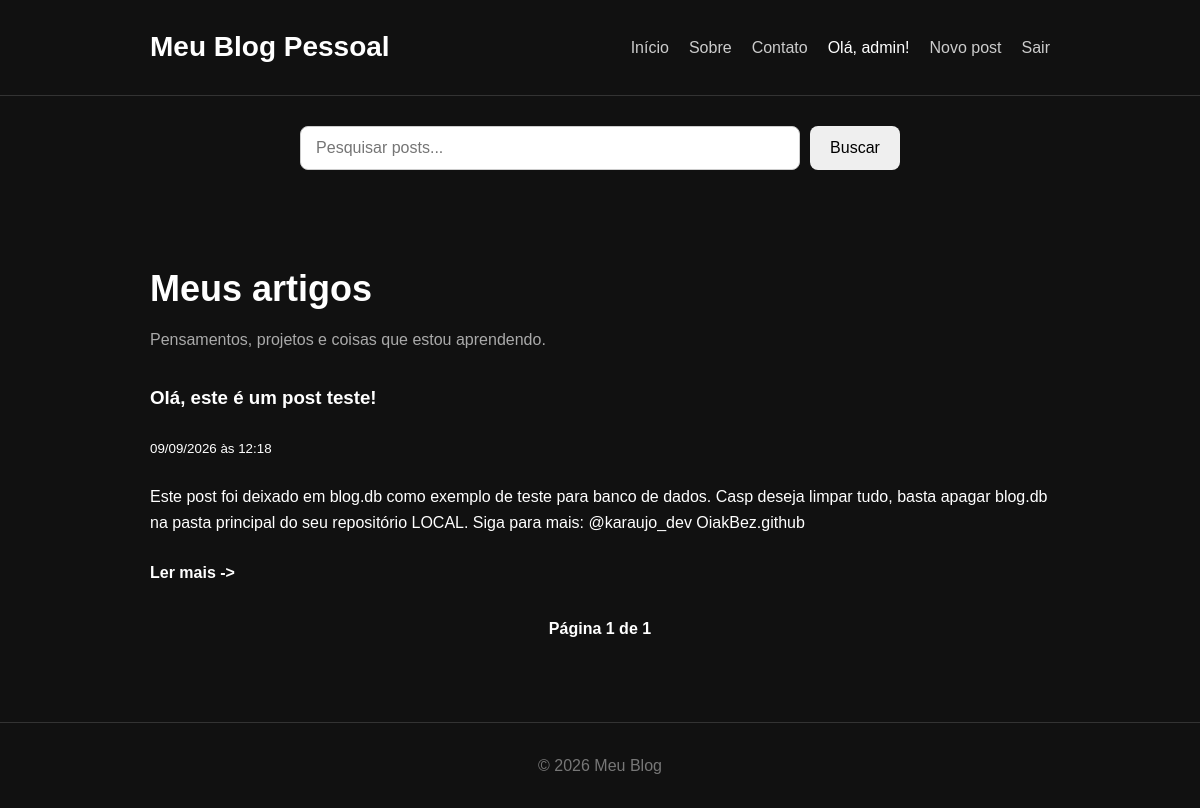
The page / (signed in) on the database its author committed.
### tables this page shows
CREATE TABLE users (
            id INTEGER PRIMARY KEY AUTOINCREMENT,
            username TEXT NOT NULL UNIQUE,
            password TEXT NOT NULL
        );

CREATE TABLE posts (
            id INTEGER PRIMARY KEY AUTOINCREMENT,
            title TEXT NOT NULL,
            content TEXT NOT NULL,
            created_at TIMESTAMP DEFAULT CURRENT_TIMESTAMP
        );

### app.py (the view)
@app.route("/")
def home():
    page = request.args.get("page", 1, type=int)
    posts_per_page = 5
    offset = (page - 1) * posts_per_page
    posts = get_all_posts(posts_per_page, offset)
    total_posts = get_posts_count()
    total_pages = max(1, math.ceil(total_posts/posts_per_page))
    return render_template("index.html", posts=posts, page=page, total_pages=total_pages)

### app.py (called while the page is built)
def get_current_user():
    if "user_id" not in session:
        return None
    return get_user_by_id(session["user_id"])

@app.context_processor
def inject_user():
    return {
        "user": get_current_user()
    }

@app.template_filter("format_datetime")
def format_datetime(value):
    if not value:
        return ""
    dt = datetime.strptime(value, "%Y-%m-%d %H:%M:%S")
    dt = dt.replace(tzinfo=timezone.utc)
    dt = dt.astimezone(ZoneInfo("America/Recife"))
    return dt.strftime("%d/%m/%Y às %H:%M")

### database.py (called while the page is built)
def get_db_connection():
    conn = sqlite3.connect("blog.db")
    conn.row_factory = sqlite3.Row
    return conn

def get_all_posts(limit, offset):
    conn = get_db_connection()
    posts = conn.execute(
        """
        SELECT * FROM posts
        ORDER BY id DESC
        LIMIT ? OFFSET ?
        """,
        (limit, offset)
    ).fetchall()
    conn.close()
    return posts

def get_posts_count():
    conn = get_db_connection()
    count = conn.execute(
        "SELECT COUNT(*) FROM posts"
    ).fetchone()[0]
    conn.close()
    return count

def get_user_by_id(id):
    conn = get_db_connection()
    user = conn.execute(
        "SELECT * FROM users WHERE id = ?",
        (id,)
    ).fetchone()
    conn.close()
    return user

### templates/index.html (shortened to what this page needs)
<!DOCTYPE html>
<html lang="pt-br">
<head>
    <link rel="stylesheet" href="{{ url_for('static', filename='css/style.css') }}">
</head>
<body>
    <header class="header">
        <div class="container">
            <h1>Meu Blog Pessoal</h1>
            <nav>
                <a href="/">Início</a>
                <a href="#">Sobre</a>
                <a href="#">Contato</a>
                {% if user %}
                    <span>Olá, {{ user["username"] }}!</span>
                    <a href="{{url_for('create_post')}}">Novo post</a>
                    <a href="{{url_for('logout')}}">Sair</a>
                {% else %}
                    <a href="{{url_for('login')}}">Login</a>
                {% endif %}
            </nav>
        </div>
    </header>
    <form action="{{ url_for('search') }}" method="GET" class="search-form">
        <input type="text" name="q" placeholder="Pesquisar posts..." value="{{ search_query or '' }}">
        <button type="submit">Buscar</button>
    </form>
    <main class="container">
        <section class="intro">
            <h2>Meus artigos</h2>
            <p>
                Pensamentos, projetos e coisas que estou aprendendo.
            </p>
        </section>
        <section class="posts">
            {% for post in posts %}
            <article class="posts">
                <h3>{{post["title"]}}</h3>
                <small>
                    {{ post["created_at"] | format_datetime }}
                </small>
                <p>
                    {{ post["content"] }}
                </p>
                <a href="{{url_for('post', id=post['id'])}}" class="read-more">
                    Ler mais ->
                </a>
            </article>
            {% endfor %}
        </section>
    </main>
    <div class="pagination">
        <span>
            Página {{page}} de {{ total_pages }}
        </span>
    </div>
    <footer class="footer">
        <p>
            © 2026 Meu Blog
        </p>
    </footer>
</body>
</html>

### static/css/style.css (style rules this page uses)
* { margin: 0; padding: 0; box-sizing: border-box; }
body { font-family: Arial, sans-serif; background-color: #111; color: #fff; line-height: 1.6; }
.container { width: 90%; max-width: 900px; margin: auto; }
.header { border-bottom: 1px solid #333; padding: 25px 0; }
.header .container { display: flex; justify-content: space-between; align-items: center; }
.header h1 { font-size: 28px; }
nav { display: flex; gap: 20px; }
nav a { color: #ccc; text-decoration: none; }
.intro { padding: 60px 0 30px; }
.intro h2 { font-size: 36px; margin-bottom: 10px; }
.intro p { color: #aaa; }
.posts { display: flex; flex-direction: column; gap: 25px; }
.read-more { color: #fff; text-decoration: none; font-weight: bold; }
.footer { margin-top: 80px; padding: 30px 0; text-align: center; border-top: 1px solid #333; color: #777; }
.pagination { display: flex; justify-content: center; align-items: center; gap: 20px; margin-top: 30px; }
.pagination span { font-weight: bold; }
.search-form { display: flex; justify-content: center; gap: 10px; margin: 30px 0; }
.search-form input { width: 100%; max-width: 500px; padding: 12px 15px; border: 1px solid #ccc; border-radius: 8px; font-size: 16px; outline: none; }
.search-form button { padding: 12px 20px; border: none; border-radius: 8px; cursor: pointer; font-size: 16px; transition: 0.2s; }

### rows shown on the page
users: username "admin"
posts: title "Olá, este é um post teste!", created_at "09/09/2026 às 12:18", content "Este post foi deixado em blog.db como exemplo de teste para banco de dados. Casp deseja limpar tudo, basta apagar blog.db na pasta principal do seu repositório LOCAL. Siga para mais: @karaujo_dev OiakBez.github"

### other values the page prints
{{ page }} "1"
{{ total_pages }} "1"
